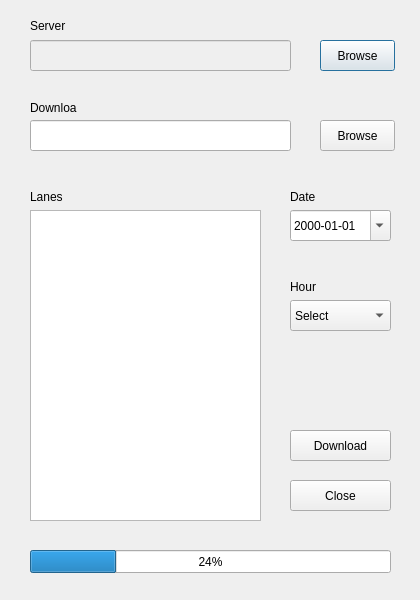
<?xml version="1.0" encoding="UTF-8"?>
<ui version="4.0">
 <class>Dialog</class>
 <widget class="QDialog" name="Dialog">
  <property name="geometry">
   <rect>
    <x>0</x>
    <y>0</y>
    <width>420</width>
    <height>600</height>
   </rect>
  </property>
  <property name="minimumSize">
   <size>
    <width>420</width>
    <height>600</height>
   </size>
  </property>
  <property name="maximumSize">
   <size>
    <width>420</width>
    <height>600</height>
   </size>
  </property>
  <property name="windowTitle">
   <string>Download files</string>
  </property>
  <widget class="QLabel" name="label">
   <property name="geometry">
    <rect>
     <x>30</x>
     <y>10</y>
     <width>101</width>
     <height>31</height>
    </rect>
   </property>
   <property name="text">
    <string>Server</string>
   </property>
  </widget>
  <widget class="QLineEdit" name="editServer">
   <property name="enabled">
    <bool>false</bool>
   </property>
   <property name="geometry">
    <rect>
     <x>30</x>
     <y>40</y>
     <width>261</width>
     <height>31</height>
    </rect>
   </property>
  </widget>
  <widget class="QPushButton" name="btnBrowse">
   <property name="geometry">
    <rect>
     <x>320</x>
     <y>40</y>
     <width>75</width>
     <height>31</height>
    </rect>
   </property>
   <property name="text">
    <string>Browse</string>
   </property>
  </widget>
  <widget class="QListWidget" name="listLanes">
   <property name="geometry">
    <rect>
     <x>30</x>
     <y>210</y>
     <width>231</width>
     <height>311</height>
    </rect>
   </property>
  </widget>
  <widget class="QLabel" name="label_2">
   <property name="geometry">
    <rect>
     <x>30</x>
     <y>190</y>
     <width>47</width>
     <height>13</height>
    </rect>
   </property>
   <property name="text">
    <string>Lanes</string>
   </property>
  </widget>
  <widget class="QLabel" name="label_3">
   <property name="geometry">
    <rect>
     <x>290</x>
     <y>190</y>
     <width>47</width>
     <height>13</height>
    </rect>
   </property>
   <property name="text">
    <string>Date</string>
   </property>
  </widget>
  <widget class="QDateEdit" name="editDate">
   <property name="geometry">
    <rect>
     <x>290</x>
     <y>210</y>
     <width>101</width>
     <height>31</height>
    </rect>
   </property>
   <property name="displayFormat">
    <string>yyyy-MM-dd</string>
   </property>
   <property name="calendarPopup">
    <bool>true</bool>
   </property>
  </widget>
  <widget class="QLabel" name="label_4">
   <property name="geometry">
    <rect>
     <x>290</x>
     <y>280</y>
     <width>47</width>
     <height>13</height>
    </rect>
   </property>
   <property name="text">
    <string>Hour</string>
   </property>
  </widget>
  <widget class="QComboBox" name="cmbHour">
   <property name="geometry">
    <rect>
     <x>290</x>
     <y>300</y>
     <width>101</width>
     <height>31</height>
    </rect>
   </property>
   <item>
    <property name="text">
     <string>Select</string>
    </property>
   </item>
   <item>
    <property name="text">
     <string>00</string>
    </property>
   </item>
   <item>
    <property name="text">
     <string>01</string>
    </property>
   </item>
   <item>
    <property name="text">
     <string>02</string>
    </property>
   </item>
   <item>
    <property name="text">
     <string>03</string>
    </property>
   </item>
   <item>
    <property name="text">
     <string>04</string>
    </property>
   </item>
   <item>
    <property name="text">
     <string>05</string>
    </property>
   </item>
   <item>
    <property name="text">
     <string>06</string>
    </property>
   </item>
   <item>
    <property name="text">
     <string>07</string>
    </property>
   </item>
   <item>
    <property name="text">
     <string>08</string>
    </property>
   </item>
   <item>
    <property name="text">
     <string>09</string>
    </property>
   </item>
   <item>
    <property name="text">
     <string>10</string>
    </property>
   </item>
   <item>
    <property name="text">
     <string>11</string>
    </property>
   </item>
   <item>
    <property name="text">
     <string>12</string>
    </property>
   </item>
   <item>
    <property name="text">
     <string>13</string>
    </property>
   </item>
   <item>
    <property name="text">
     <string>14</string>
    </property>
   </item>
   <item>
    <property name="text">
     <string>15</string>
    </property>
   </item>
   <item>
    <property name="text">
     <string>16</string>
    </property>
   </item>
   <item>
    <property name="text">
     <string>17</string>
    </property>
   </item>
   <item>
    <property name="text">
     <string>18</string>
    </property>
   </item>
   <item>
    <property name="text">
     <string>19</string>
    </property>
   </item>
   <item>
    <property name="text">
     <string>20</string>
    </property>
   </item>
   <item>
    <property name="text">
     <string>21</string>
    </property>
   </item>
   <item>
    <property name="text">
     <string>22</string>
    </property>
   </item>
   <item>
    <property name="text">
     <string>23</string>
    </property>
   </item>
  </widget>
  <widget class="QLabel" name="label_5">
   <property name="geometry">
    <rect>
     <x>30</x>
     <y>92</y>
     <width>47</width>
     <height>31</height>
    </rect>
   </property>
   <property name="text">
    <string>Download</string>
   </property>
  </widget>
  <widget class="QLineEdit" name="editDownload">
   <property name="geometry">
    <rect>
     <x>30</x>
     <y>120</y>
     <width>261</width>
     <height>31</height>
    </rect>
   </property>
  </widget>
  <widget class="QPushButton" name="btnBrowse1">
   <property name="geometry">
    <rect>
     <x>320</x>
     <y>120</y>
     <width>75</width>
     <height>31</height>
    </rect>
   </property>
   <property name="text">
    <string>Browse</string>
   </property>
  </widget>
  <widget class="QPushButton" name="btnDownload">
   <property name="geometry">
    <rect>
     <x>290</x>
     <y>430</y>
     <width>101</width>
     <height>31</height>
    </rect>
   </property>
   <property name="text">
    <string>Download</string>
   </property>
  </widget>
  <widget class="QPushButton" name="btnClose">
   <property name="geometry">
    <rect>
     <x>290</x>
     <y>480</y>
     <width>101</width>
     <height>31</height>
    </rect>
   </property>
   <property name="text">
    <string>Close</string>
   </property>
  </widget>
  <widget class="QProgressBar" name="progressBar">
   <property name="geometry">
    <rect>
     <x>30</x>
     <y>550</y>
     <width>361</width>
     <height>23</height>
    </rect>
   </property>
   <property name="value">
    <number>24</number>
   </property>
  </widget>
 </widget>
 <tabstops>
  <tabstop>editServer</tabstop>
  <tabstop>btnBrowse</tabstop>
  <tabstop>editDownload</tabstop>
  <tabstop>btnBrowse1</tabstop>
  <tabstop>listLanes</tabstop>
  <tabstop>editDate</tabstop>
  <tabstop>cmbHour</tabstop>
  <tabstop>btnDownload</tabstop>
  <tabstop>btnClose</tabstop>
 </tabstops>
 <resources/>
 <connections/>
</ui>
